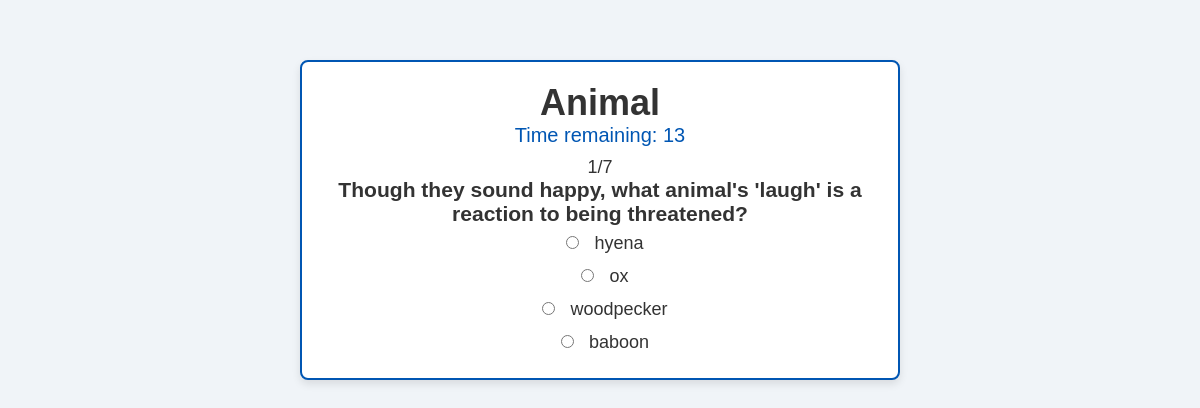
Page /quizes/1 on the committed database.
### main.py (models this page shows)
class Quiz(db.Model):
    __tablename__ = 'quiz'
    quiz_id = db.Column(db.Integer,autoincrement=True,primary_key=True)
    title = db.Column(db.String,nullable=False)
    description = db.Column(db.String)
    date_created = db.Column(db.DateTime,default=db.func.current_timestamp())

class Questions(db.Model):
    __tablename__='questions'
    quiestion_id = db.Column(db.Integer,autoincrement=True,primary_key=True)
    question_text = db.Column(db.String,nullable=False)
    id = db.Column(db.Integer,db.ForeignKey("quiz.quiz_id"),nullable=False)

class Choices(db.Model):
    __tablename__ = 'choices'
    choice_id = db.Column(db.Integer,autoincrement=True,primary_key=True)
    choice1 = db.Column(db.String,nullable=False)
    choice2 = db.Column(db.String, nullable=False)
    choice3 = db.Column(db.String, nullable=False)
    choice4 = db.Column(db.String, nullable=False)
    question_id = db.Column(db.Integer, db.ForeignKey("questions.quiestion_id"),nullable=False)

### main.py (the view)
@app.route('/quizes/<int:q_id>',methods=['GET','POST'])
def quiz_questions(q_id):
    if request.method=='GET':
        query = Questions.query.filter_by(id=q_id).all()
        question_ids = []
        for question in query:
            question_ids.append(question.quiestion_id)
        print(question_ids)
        choice_ids=[]
        for choice in question_ids:
            choices_query = Choices.query.filter_by(question_id=choice).first()
            choice_ids.append(choices_query)
        print(choice_ids)
        query3=Quiz.query.filter_by(quiz_id=q_id).first()
        return render_template('quiz_questions.html',questions=query,choices=choice_ids,quiz_id=q_id,q_name=query3,total_question=len(query))

### templates/quiz_questions.html (shortened to what this page needs)
<!DOCTYPE html>
<html lang="en">
<head>
</head>
<body>
<div class="quiz-container">
    <h1>{{ q_name['title'] }}</h1>
    <form id="quizForm" action="/quizes/{{ quiz_id }}/answercheck" method="POST">
        <div id="timer">Time remaining: 15</div>
        {% for question in questions %}
        <div class="question-block" id="question_{{ question['quiestion_id'] }}" style="display:none;">
            <div class="question_no" style="display:inline"></div>/{{ total_question }}
            <h3>{{ question['question_text'] }}</h3>
            {% for choice in choices %}
            {% if question.quiestion_id == choice.question_id %}
                <input type="radio" id="1" name="{{ choice['choice_id'] }}" value="c1"> <label for="1">{{ choice['choice1'] }}</label><br>
    <input type="radio" id="2" name="{{ choice['choice_id'] }}" value="c2"> <label for="2">{{ choice['choice2'] }}</label><br>
    <input type="radio" id="3" name="{{ choice['choice_id'] }}" value="c3"> <label for="3">{{ choice['choice3'] }}</label><br>
    <input type="radio" id="4" name="{{ choice['choice_id'] }}" value="c4"> <label for="4">{{ choice['choice4'] }}</label><br>
            {% endif %}
            {% endfor %}
        </div>
        {% endfor %}
    </form>
</div>
</body>
</html>

### templates/quiz_questions.html (style rules this page uses)
* { margin: 0; padding: 0; box-sizing: border-box; }
body { font-family: 'Arial', sans-serif; background-color: #f0f4f8; color: #333; }
.quiz-container { border: 2px solid #0056b3; width: 50%; text-align: center; margin-top: 5%; margin-left: auto; margin-right: auto; padding: 20px; border-radius: 8px; background-color: #ffffff; box-shadow: 0 4px 8px rgba(0, 0, 0, 0.1); font-size: 18px; }
#timer { font-size: 20px; margin-bottom: 10px; color: #0056b3; }
input[type="radio"] { margin: 10px; accent-color: #0056b3; }

### rows in the picture
Quiz: title "Animal"
Questions: total_question "7", question_text "Though they sound happy, what animal's 'laugh' is a reaction to being threatened?"
Choices: choice1 "hyena", choice2 "ox", choice3 "woodpecker", choice4 "baboon"
